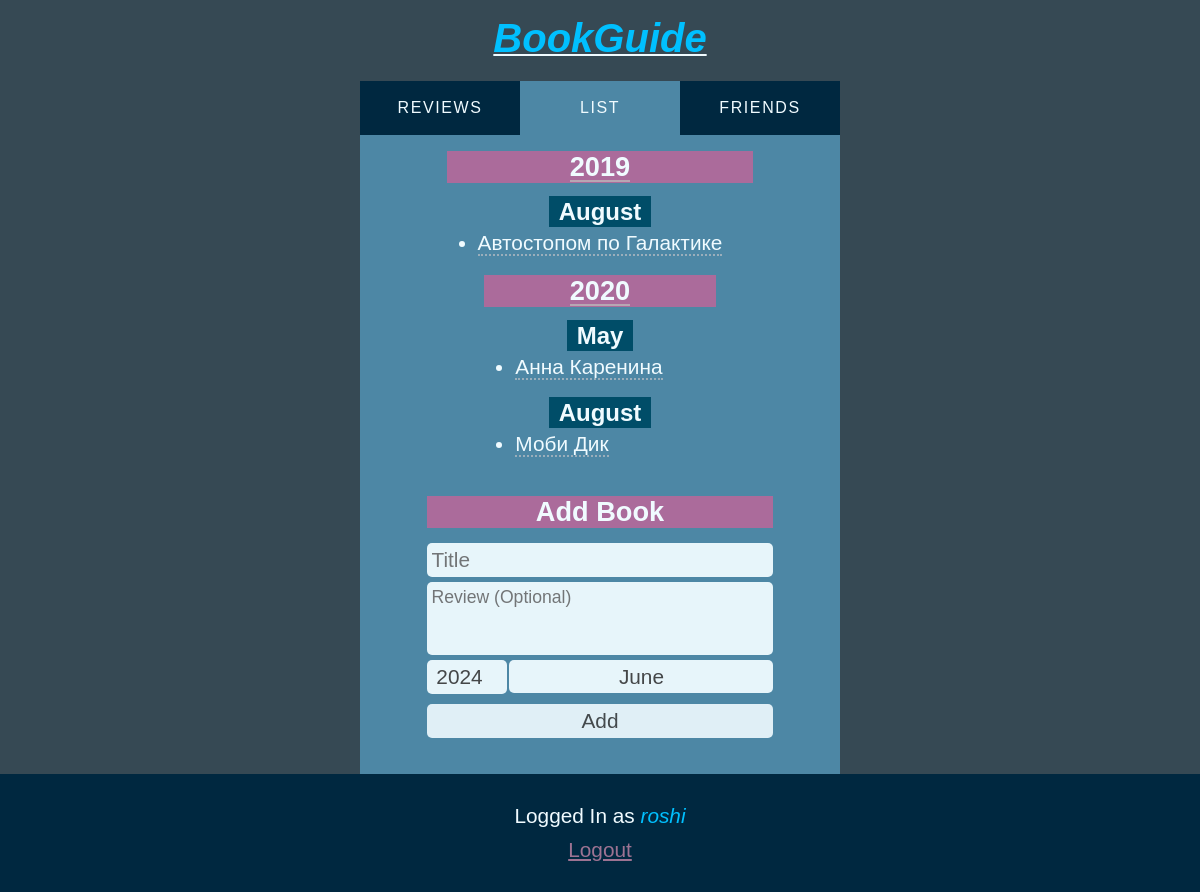
The app's page / (signed in) with its own data.
### list/models.py (models this page shows, shortened)
class BookDate(models.Model):
    book = models.ForeignKey(Book, on_delete=models.CASCADE)
    date = models.DateField(default=datetime.date.today)
    notes = models.TextField(null=True, blank=True)
    user = models.ForeignKey(settings.AUTH_USER_MODEL, on_delete=models.CASCADE)
    class Meta:
        ordering = ['date']

class Book(models.Model):
    title = models.CharField(max_length=100)

### list/views.py (the view)
# urls.py: 2. Add a URL to urlpatterns:  path('', views.home, name='home')
@login_required
@never_cache
def home(request):
    if request.method == 'POST':
        create_bookdate(request.POST, request.user)
        return redirect(request.GET.get('next', '/') + "#new")
    else:
        form = BookDateForm()
    context = {
        'list': get_list(request.user),
        'form': form,
        'all_books': [book.title for book in Book.objects.all()],
        'current_tab': 'list',
        'cannot_view': False,
    }
    return render(request, 'list.html', context)

### list/forms.py
class BookDateForm(forms.ModelForm):
    title = forms.CharField(max_length=100)
    month = forms.IntegerField()
    year = forms.IntegerField()
    class Meta:
        model = BookDate
        fields = ('notes',)

### list/templatetags/list_extras.py (called while the page is built)
@register.simple_tag
def range_inclusive(start, end):
    return map(str,range(int(start), int(end)+1))

@register.simple_tag
def month_name(index):
    index = str(index)
    if index == "1":
        return _("January")
    elif index == "2":
        return _("February")
    elif index == "3":
        return _("March")
    elif index == "4":
        return _("April")
    elif index == "5":
        return _("May")
    elif index == "6":
        return _("June")
    elif index == "7":
        return _("July")
    elif index == "8":
        return _("August")
    elif index == "9":
        return _("September")
    elif index == "10":
        return _("October")
    elif index == "11":
        return _("November")
    elif index == "12":
        return _("December")

### list/views.py (called while the page is built)
def get_list(user):
    bookdate_list = BookDate.objects.filter(user=user)
    dates = bookdate_list.dates('date', 'month')
    dct = OrderedDict()
    for date in dates:
        if not date.year in dct:
            dct[date.year] = OrderedDict()
        dct[date.year][date.month] = bookdate_list.filter(date=date)
    return dct

### list/templates/list.html (shortened to what this page needs)
{% extends "base_list.html" %}
{% load list_extras %}
{% load i18n %}
{% block main %}
<main>
    {% for year, monthlist in list.items %}
        <article>
            <h2><label for="hide-months-{{year}}"><span>{{year}}</span></label></h2>
            {% for month, booklist in monthlist.items %}
            <section>
                <h3><span>{% month_name month %}</span></h3>
                <ul>
                    {% for book in booklist %}
                    <li>
                        <label for="{{book.pk}}-cb">{{ book.book.title }}</label>
                    </li>
                    {% endfor %}
                </ul>
            </section>
            {% endfor %}
        </article>
    {% empty %}
    <h1>{% trans 'The list is currently empty' %}</h1>
    {% endfor %}
    {% if not another_owner %}
        <article id="new">
            <h2>{% trans 'Add Book' %}</h2>
            <form action="." method="post">
                <input placeholder="{% trans 'Title' %}" name="title" list="allbooks" required>
                <textarea rows="3" placeholder="{% trans 'Review (Optional)' %}" name="notes"></textarea>
                <div>
                    <input type="number" max="{% now 'Y'%}" min="2000" name="year" value="{% now 'Y'%}">
                    <select name="month">
                        {% now 'n' as curr_month %}
                        {% range_inclusive '1' '12' as months %}
                        {% for i in months %}
                        <option value="{{i}}"  {% if curr_month == i %} selected {% endif %}>
                            {% month_name i %}
                        {% endfor %}
                    </select>
                </div>
                <button type="submit">{% trans 'Add' %}</button>
            </form>
        </article>
    {% endif %}
</main>
{% endblock %}

### list/templates/base_list.html (shortened to what this page needs)
{% extends "base_generic.html" %}
{% load list_extras %}
{% load i18n %}
{% block head %}
    {% load static %}
    <link rel="stylesheet" href="{% static 'list.css' %}" type="text/css">
    {% load static %}
    <link rel="stylesheet" href="{% static 'colors.css' %}" type="text/css">
{% endblock %}
{% block content %}
    <header>
        {% if another_owner.username %}
            <h1><em>{{ another_owner.username }}'s</em> <a href="{% url 'home' %}"><em>BookGuide</em></a></h1>
            {% if another_owner.username == request.user.username %}
                <span class="big-tag you">{% trans 'You' %}</span>
            {% elif another_owner.profile in request.user.profile.friends.all %}
                <span class="big-tag friend" >{% trans 'Friend' %}</span>
            {% elif another_owner in invites_from_me %}
                <span class="big-tag invite-sent">{% trans 'Invite Sent' %}</span>
            {% else %}
            <a class="big-tag send-invite" href="{% url 'send_invite' another_owner.username %}?next={{request.get_full_path}}">{% trans 'Send Invite' %}</a>
            {% endif %}
        {% else %}
            <h1><a href="{% url 'home' %}" ><em>BookGuide</em></a></h1>
        {% endif %}
    </header>
    <nav>
        <a {% if current_tab == 'reviews' %}selected{%endif%} href="{% url 'allbooks' %}">{% trans 'Reviews' %}</a>
        <a {% if current_tab == 'list' %}selected{%endif%} href="{% url 'home' %}">{% trans 'List' %}</a>
        <a {% if current_tab == 'friends' %}selected{%endif%} href="{% url 'friends' %}">{% trans 'Friends' %}</a>
    </nav>
    {% block main %}
    {% endblock %}
    <footer>
        {% if user.username %}
            <p>{% trans 'Logged In as' %} <em>{{ user.username }}</em></p>
            <a href="{% url 'logout' %}">{% trans 'Logout' %}</a>
        {% else %}
            <p>{% trans 'Not Logged In' %}</p>
            <em><a href="{% url 'login' %}">{% trans 'Login' %}</a></em>
        {% endif %}
    </footer>
{% endblock %}

### list/static/forms.css (style rules this page uses)
input, textarea, button, select, option { opacity: 0.95; padding: 5px; border-radius: 5px; background-color: var(--text-light) !important; color: var(--text-dark) !important; border: none; outline: none; }
textarea { font-size: 1.1rem; }
select { appearance: none; -webkit-appearance: none; -moz-appearance: none; height: 100%; text-align: center; }
button { margin-top: 5px; cursor: pointer; opacity: 0.9; }

### list/static/list.css (style rules this page uses)
html { font-size: 100%; }
* { font-size: 1.3rem; font-family: sans-serif; word-break: break-word; }
h1 { font-size: 1.5rem; }
nav { width: min(30rem, 100%); margin: 0 auto; display: flex; justify-content: center; align-items: center; text-align: center; background-color: var(--nav); }
nav>a { font-size: 1rem; flex: 1 1 0px; padding: 2ch 0 ; text-transform: uppercase; letter-spacing: 0.1rem; text-decoration: none; }
nav>a[selected] { background-color: var(--main); }
header>h1 em, header>h1 em * { font-size: 2.5rem; }
h2, h2 span { font-size: 1.7rem; }
article { min-width: min(20ch, 100%); }
h3 { margin-bottom: 1rem; }
#new { margin-top: 20px; }
h3>span { font-size: 1.5rem; padding: 2px 10px; }
#new { min-width: min(30ch,100%); }
html { overflow-x: hidden; }
body { display: flex; flex-direction: column; min-height: 100vh; min-width: 100vw; margin: 0; }
header { display: flex; align-items: center; flex-direction: column; padding-bottom: 10px; width: 100%; }
main { width: min(30rem, 100%); margin: 0 auto; display: flex; align-items: center; flex-direction: column; padding: 1rem 1ch; box-sizing: border-box; }
h1,h2,h3 { text-align: center; }
h2 { margin: 0 0 15px 0; }
h3 { margin: 15px 0 5px 0; }
ul { margin: 0 0 20px 0; padding: 0; }
h1 { margin-bottom: 10px; }
form { display: flex; gap: 5px; flex-direction: column; }
form button { width: 100%; }
textarea { resize: none; }
input,textarea { width: 100%; box-sizing: border-box; }
article:last-child { padding-bottom: 20px; }
section { margin-bottom: 5px; }
li>label { user-select: none; }
li>label { width: 100%; }
li { margin: 0 31px; }
form>div { display: flex; }
form>div input[name="year"] { width: 7ch; margin: 0 2px 0 0 ; text-align: center; }
form>div select { width: 100%; text-align-last: center; text-align: center; height: 100%; }
form textarea { width: 100%; }
footer { margin-top: auto; margin-bottom: 0; width: 100%; padding-bottom: 30px; text-align: center; }
footer p { margin: 0 0 10px 0; padding-top: 30px; }
html { overscroll-behavior: none; }
body { background-color: var(--dark); }
header { background-color: var(--dark); }
main { background-color: var(--main); }
* { color: var(--text-light); }
h3>span { background-color: var(--header-secondary) }
h2 { background-color: var(--header-main); }
em, em * { color: var(--highlight); }
footer { background-color: var(--main-darker); }
footer a { color: var(--link-secondary); }
li>label { cursor: pointer; border-bottom: 2px dotted var(--highlight-in-text); }
article>h2>label>span { cursor: pointer; box-shadow: inset 0px -2px 0px 0px var(--highlight-in-header); }

### list/static/colors.css (style rules this page uses)
html { --dark: #364954; --nav: #002840; --main: #4D87A5; --text-light: #F0FBFF; --text-dark: #444; --header-main: #AB6B9B; --header-secondary: #004D68; --highlight: #00C0FF; --danger: #C46367; --green: #2ECC71; --main-darker: #002840; --highlight-in-text: #9AAEBB; --highlight-in-header: #B8A6B3; --link-secondary: #9D7392; }

### records on screen
BookDate: book "Автостопом по Галактике"
BookDate: book "Анна Каренина"
BookDate: book "Моби Дик"

### other values on screen
{{ year }} "2019" "2020"
{{ user.username }} "roshi"
